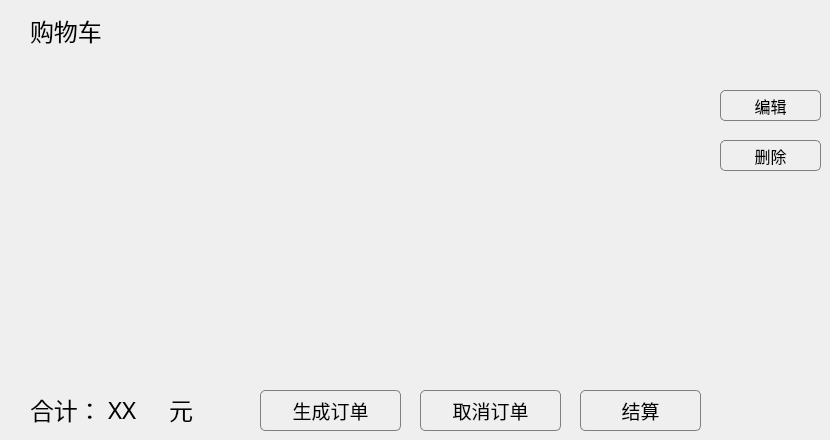
    <widget class="QWidget" name="cart">
     <widget class="QTableView" name="cartlist">
      <property name="geometry">
       <rect>
        <x>30</x>
        <y>60</y>
        <width>671</width>
        <height>319</height>
       </rect>
      </property>
      <property name="styleSheet">
       <string notr="true">QTableView QTableCornerButton::section {
    color: white;/*文字颜色*/
    background-color: #87CEFA;/*背景色*/
    border: 5px solid #418bc9;/*边框*/
    border-radius:20px;/*边框圆角*/
    border-color: #87CEFA;/*边框颜色*/
    font: 10px;/*字体大小*/
    padding:0px 0 0 0px;/*内边距*/
 }

QTableView {
	background:transparent;/*背景透明*/
}

QHeaderView {
    color: white;
    font: bold 10pt;
    background-color: #87CEFA;
    border: 0px solid #87CEFA;
    border:0px solid rgb(191,191,191);
    border-left-color: #87CEFA;
    border-top-color: #87CEFA;
    border-radius:20px;
    min-height:29px;
}

QHeaderView::section {
    color: white;
    background-color:#87CEFA;
    border: 5px solid #87CEFA;
    border-radius:20px;
    border-color:#87CEFA;
} </string>
      </property>
      <property name="editTriggers">
       <set>QAbstractItemView::NoEditTriggers</set>
      </property>
      <property name="selectionMode">
       <enum>QAbstractItemView::SingleSelection</enum>
      </property>
      <property name="selectionBehavior">
       <enum>QAbstractItemView::SelectRows</enum>
      </property>
      <property name="textElideMode">
       <enum>Qt::ElideMiddle</enum>
      </property>
      <property name="gridStyle">
       <enum>Qt::CustomDashLine</enum>
      </property>
      <property name="cornerButtonEnabled">
       <bool>true</bool>
      </property>
      <attribute name="horizontalHeaderVisible">
       <bool>false</bool>
      </attribute>
      <attribute name="horizontalHeaderCascadingSectionResizes">
       <bool>true</bool>
      </attribute>
      <attribute name="horizontalHeaderDefaultSectionSize">
       <number>50</number>
      </attribute>
      <attribute name="verticalHeaderCascadingSectionResizes">
       <bool>true</bool>
      </attribute>
     </widget>
     <widget class="QLabel" name="title_2">
      <property name="geometry">
       <rect>
        <x>30</x>
        <y>10</y>
        <width>101</width>
        <height>41</height>
       </rect>
      </property>
      <property name="font">
       <font>
        <family>楷体</family>
        <pointsize>18</pointsize>
       </font>
      </property>
      <property name="text">
       <string>购物车</string>
      </property>
     </widget>
     <widget class="QPushButton" name="order">
      <property name="geometry">
       <rect>
        <x>260</x>
        <y>390</y>
        <width>141</width>
        <height>41</height>
       </rect>
      </property>
      <property name="minimumSize">
       <size>
        <width>0</width>
        <height>30</height>
       </size>
      </property>
      <property name="font">
       <font>
        <family>Arial</family>
        <pointsize>14</pointsize>
       </font>
      </property>
      <property name="styleSheet">
       <string notr="true">.QPushButton {
        background:qlineargradient(spread:pad, x1:0, y1:0, x2:0, y2:1, 
stop:0 rgba(233, 233, 233, 255), 
stop:0.35 rgba(220, 220, 220, 255), 
stop:0.5 rgba(213, 213, 213, 255), 
stop:0.65 rgba(230, 230, 230, 255), 
stop:1 rgba(242, 242, 242, 255));
 border: 1px solid rgb(128,126,126);
 border-radius: 5px;
}
.QPushButton:hover{
        background:qlineargradient(spread:pad, x1:0, y1:0, x2:0, y2:1, 
stop:0 rgba(250, 250, 250, 255), 
stop:0.5 rgba(255, 255, 255, 255), 
stop:1 rgba(250, 250, 250, 255));
 border: 1px solid rgb(63,140,161);
 border-radius: 5px;
}
 
.QPushButton:pressed{
        background:qlineargradient(spread:pad, x1:0, y1:0, x2:0, y2:1, 
stop:0 rgba(255, 255, 255, 255), 
stop:0.5 rgba(235, 247, 253, 255), 
stop:1 rgba(213, 237, 250, 255));
 border: 1px solid rgb(3,110,183);
 border-radius: 5px;
}</string>
      </property>
      <property name="text">
       <string>生成订单</string>
      </property>
     </widget>
     <widget class="QWidget" name="layoutWidget">
      <property name="geometry">
       <rect>
        <x>30</x>
        <y>390</y>
        <width>194</width>
        <height>40</height>
       </rect>
      </property>
      <layout class="QHBoxLayout" name="totalLayout">
       <item>
        <widget class="QLabel" name="title_3">
         <property name="font">
          <font>
           <family>楷体</family>
           <pointsize>18</pointsize>
          </font>
         </property>
         <property name="text">
          <string>合计：</string>
         </property>
        </widget>
       </item>
       <item>
        <widget class="QLabel" name="amount">
         <property name="font">
          <font>
           <family>楷体</family>
           <pointsize>18</pointsize>
          </font>
         </property>
         <property name="text">
          <string>XX</string>
         </property>
        </widget>
       </item>
       <item>
        <widget class="QLabel" name="title_5">
         <property name="font">
          <font>
           <family>楷体</family>
           <pointsize>18</pointsize>
          </font>
         </property>
         <property name="text">
          <string>元</string>
         </property>
        </widget>
       </item>
      </layout>
     </widget>
     <widget class="QPushButton" name="pay">
      <property name="geometry">
       <rect>
        <x>580</x>
        <y>390</y>
        <width>121</width>
        <height>41</height>
       </rect>
      </property>
      <property name="minimumSize">
       <size>
        <width>0</width>
        <height>30</height>
       </size>
      </property>
      <property name="font">
       <font>
        <family>Arial</family>
        <pointsize>14</pointsize>
       </font>
      </property>
      <property name="styleSheet">
       <string notr="true">.QPushButton {
        background:qlineargradient(spread:pad, x1:0, y1:0, x2:0, y2:1, 
stop:0 rgba(233, 233, 233, 255), 
stop:0.35 rgba(220, 220, 220, 255), 
stop:0.5 rgba(213, 213, 213, 255), 
stop:0.65 rgba(230, 230, 230, 255), 
stop:1 rgba(242, 242, 242, 255));
 border: 1px solid rgb(128,126,126);
 border-radius: 5px;
}
.QPushButton:hover{
        background:qlineargradient(spread:pad, x1:0, y1:0, x2:0, y2:1, 
stop:0 rgba(250, 250, 250, 255), 
stop:0.5 rgba(255, 255, 255, 255), 
stop:1 rgba(250, 250, 250, 255));
 border: 1px solid rgb(63,140,161);
 border-radius: 5px;
}
 
.QPushButton:pressed{
        background:qlineargradient(spread:pad, x1:0, y1:0, x2:0, y2:1, 
stop:0 rgba(255, 255, 255, 255), 
stop:0.5 rgba(235, 247, 253, 255), 
stop:1 rgba(213, 237, 250, 255));
 border: 1px solid rgb(3,110,183);
 border-radius: 5px;
}</string>
      </property>
      <property name="text">
       <string>结算</string>
      </property>
     </widget>
     <widget class="QPushButton" name="editCart">
      <property name="geometry">
       <rect>
        <x>720</x>
        <y>90</y>
        <width>101</width>
        <height>31</height>
       </rect>
      </property>
      <property name="minimumSize">
       <size>
        <width>0</width>
        <height>30</height>
       </size>
      </property>
      <property name="font">
       <font>
        <family>Arial</family>
        <pointsize>12</pointsize>
       </font>
      </property>
      <property name="styleSheet">
       <string notr="true">.QPushButton {
        background:qlineargradient(spread:pad, x1:0, y1:0, x2:0, y2:1, 
stop:0 rgba(233, 233, 233, 255), 
stop:0.35 rgba(220, 220, 220, 255), 
stop:0.5 rgba(213, 213, 213, 255), 
stop:0.65 rgba(230, 230, 230, 255), 
stop:1 rgba(242, 242, 242, 255));
 border: 1px solid rgb(128,126,126);
 border-radius: 5px;
}
.QPushButton:hover{
        background:qlineargradient(spread:pad, x1:0, y1:0, x2:0, y2:1, 
stop:0 rgba(250, 250, 250, 255), 
stop:0.5 rgba(255, 255, 255, 255), 
stop:1 rgba(250, 250, 250, 255));
 border: 1px solid rgb(63,140,161);
 border-radius: 5px;
}
 
.QPushButton:pressed{
        background:qlineargradient(spread:pad, x1:0, y1:0, x2:0, y2:1, 
stop:0 rgba(255, 255, 255, 255), 
stop:0.5 rgba(235, 247, 253, 255), 
stop:1 rgba(213, 237, 250, 255));
 border: 1px solid rgb(3,110,183);
 border-radius: 5px;
}</string>
      </property>
      <property name="text">
       <string>编辑</string>
      </property>
     </widget>
     <widget class="QPushButton" name="deleteCart">
      <property name="geometry">
       <rect>
        <x>720</x>
        <y>140</y>
        <width>101</width>
        <height>31</height>
       </rect>
      </property>
      <property name="minimumSize">
       <size>
        <width>0</width>
        <height>30</height>
       </size>
      </property>
      <property name="font">
       <font>
        <family>Arial</family>
        <pointsize>12</pointsize>
       </font>
      </property>
      <property name="styleSheet">
       <string notr="true">.QPushButton {
        background:qlineargradient(spread:pad, x1:0, y1:0, x2:0, y2:1, 
stop:0 rgba(233, 233, 233, 255), 
stop:0.35 rgba(220, 220, 220, 255), 
stop:0.5 rgba(213, 213, 213, 255), 
stop:0.65 rgba(230, 230, 230, 255), 
stop:1 rgba(242, 242, 242, 255));
 border: 1px solid rgb(128,126,126);
 border-radius: 5px;
}
.QPushButton:hover{
        background:qlineargradient(spread:pad, x1:0, y1:0, x2:0, y2:1, 
stop:0 rgba(250, 250, 250, 255), 
stop:0.5 rgba(255, 255, 255, 255), 
stop:1 rgba(250, 250, 250, 255));
 border: 1px solid rgb(63,140,161);
 border-radius: 5px;
}
 
.QPushButton:pressed{
        background:qlineargradient(spread:pad, x1:0, y1:0, x2:0, y2:1, 
stop:0 rgba(255, 255, 255, 255), 
stop:0.5 rgba(235, 247, 253, 255), 
stop:1 rgba(213, 237, 250, 255));
 border: 1px solid rgb(3,110,183);
 border-radius: 5px;
}</string>
      </property>
      <property name="text">
       <string>删除</string>
      </property>
     </widget>
     <widget class="QPushButton" name="cancelorder">
      <property name="geometry">
       <rect>
        <x>420</x>
        <y>390</y>
        <width>141</width>
        <height>41</height>
       </rect>
      </property>
      <property name="minimumSize">
       <size>
        <width>0</width>
        <height>30</height>
       </size>
      </property>
      <property name="font">
       <font>
        <family>Arial</family>
        <pointsize>14</pointsize>
       </font>
      </property>
      <property name="styleSheet">
       <string notr="true">.QPushButton {
        background:qlineargradient(spread:pad, x1:0, y1:0, x2:0, y2:1, 
stop:0 rgba(233, 233, 233, 255), 
stop:0.35 rgba(220, 220, 220, 255), 
stop:0.5 rgba(213, 213, 213, 255), 
stop:0.65 rgba(230, 230, 230, 255), 
stop:1 rgba(242, 242, 242, 255));
 border: 1px solid rgb(128,126,126);
 border-radius: 5px;
}
.QPushButton:hover{
        background:qlineargradient(spread:pad, x1:0, y1:0, x2:0, y2:1, 
stop:0 rgba(250, 250, 250, 255), 
stop:0.5 rgba(255, 255, 255, 255), 
stop:1 rgba(250, 250, 250, 255));
 border: 1px solid rgb(63,140,161);
 border-radius: 5px;
}
 
.QPushButton:pressed{
        background:qlineargradient(spread:pad, x1:0, y1:0, x2:0, y2:1, 
stop:0 rgba(255, 255, 255, 255), 
stop:0.5 rgba(235, 247, 253, 255), 
stop:1 rgba(213, 237, 250, 255));
 border: 1px solid rgb(3,110,183);
 border-radius: 5px;
}</string>
      </property>
      <property name="text">
       <string>取消订单</string>
      </property>
     </widget>
    </widget>
